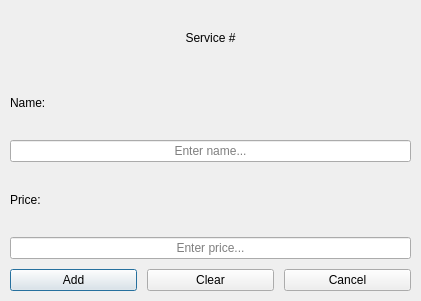
<?xml version="1.0" encoding="UTF-8"?>
<ui version="4.0">
 <class>ServiceDialog</class>
 <widget class="QDialog" name="ServiceDialog">
  <property name="geometry">
   <rect>
    <x>0</x>
    <y>0</y>
    <width>421</width>
    <height>301</height>
   </rect>
  </property>
  <property name="windowTitle">
   <string>Chan Pediatric Clinic</string>
  </property>
  <property name="windowIcon">
   <iconset resource="../Resource/resource.qrc">
    <normaloff>:/window_icon.ico</normaloff>:/window_icon.ico</iconset>
  </property>
  <property name="modal">
   <bool>true</bool>
  </property>
  <layout class="QVBoxLayout" name="main_layout">
   <property name="spacing">
    <number>10</number>
   </property>
   <property name="leftMargin">
    <number>10</number>
   </property>
   <property name="topMargin">
    <number>10</number>
   </property>
   <property name="rightMargin">
    <number>10</number>
   </property>
   <property name="bottomMargin">
    <number>10</number>
   </property>
   <item>
    <widget class="QLabel" name="lbl_service_id">
     <property name="text">
      <string>Service #</string>
     </property>
     <property name="alignment">
      <set>Qt::AlignCenter</set>
     </property>
    </widget>
   </item>
   <item>
    <widget class="QLabel" name="lbl_service_name">
     <property name="text">
      <string>Name:</string>
     </property>
    </widget>
   </item>
   <item>
    <widget class="QLineEdit" name="lnedit_service_name">
     <property name="alignment">
      <set>Qt::AlignCenter</set>
     </property>
     <property name="placeholderText">
      <string>Enter name...</string>
     </property>
    </widget>
   </item>
   <item>
    <widget class="QLabel" name="lbl_price">
     <property name="text">
      <string>Price:</string>
     </property>
    </widget>
   </item>
   <item>
    <widget class="QLineEdit" name="lnedit_price">
     <property name="alignment">
      <set>Qt::AlignCenter</set>
     </property>
     <property name="placeholderText">
      <string>Enter price...</string>
     </property>
    </widget>
   </item>
   <item>
    <layout class="QHBoxLayout" name="hlo_dialog_buttons" stretch="1,1,1">
     <property name="spacing">
      <number>10</number>
     </property>
     <item>
      <widget class="QPushButton" name="pshbtn_add_save">
       <property name="cursor">
        <cursorShape>PointingHandCursor</cursorShape>
       </property>
       <property name="text">
        <string>Add</string>
       </property>
      </widget>
     </item>
     <item>
      <widget class="QPushButton" name="pshbtn_clear_reset">
       <property name="cursor">
        <cursorShape>PointingHandCursor</cursorShape>
       </property>
       <property name="text">
        <string>Clear</string>
       </property>
      </widget>
     </item>
     <item>
      <widget class="QPushButton" name="pshbtn_cancel">
       <property name="cursor">
        <cursorShape>PointingHandCursor</cursorShape>
       </property>
       <property name="text">
        <string>Cancel</string>
       </property>
      </widget>
     </item>
    </layout>
   </item>
  </layout>
 </widget>
 <resources>
  <include location="../Resource/resource.qrc"/>
 </resources>
 <connections/>
</ui>
